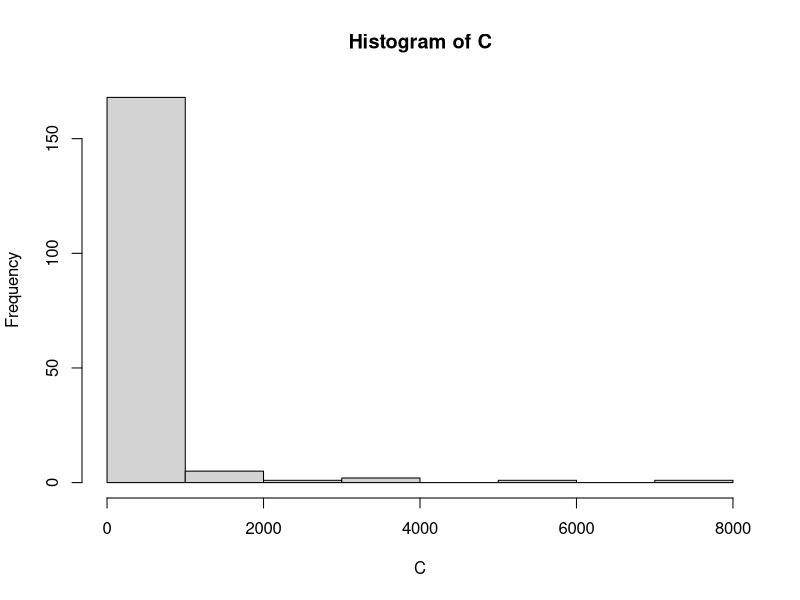
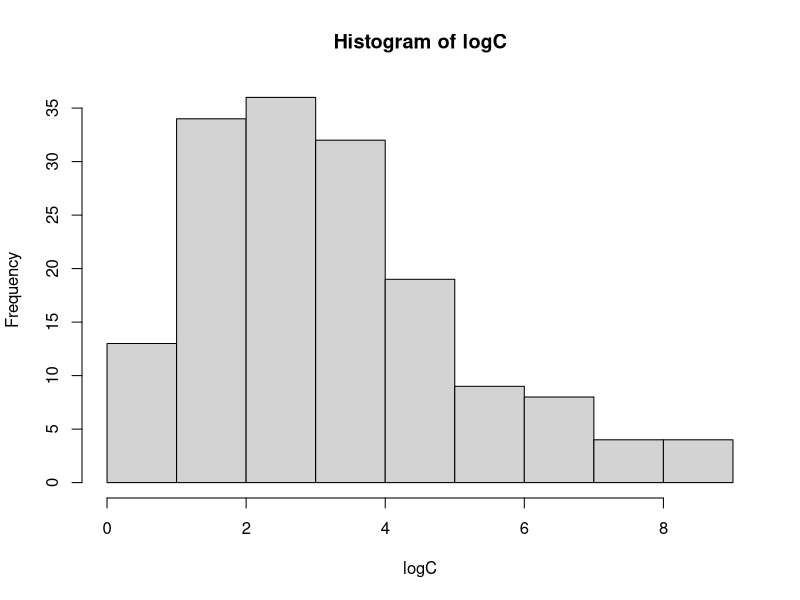
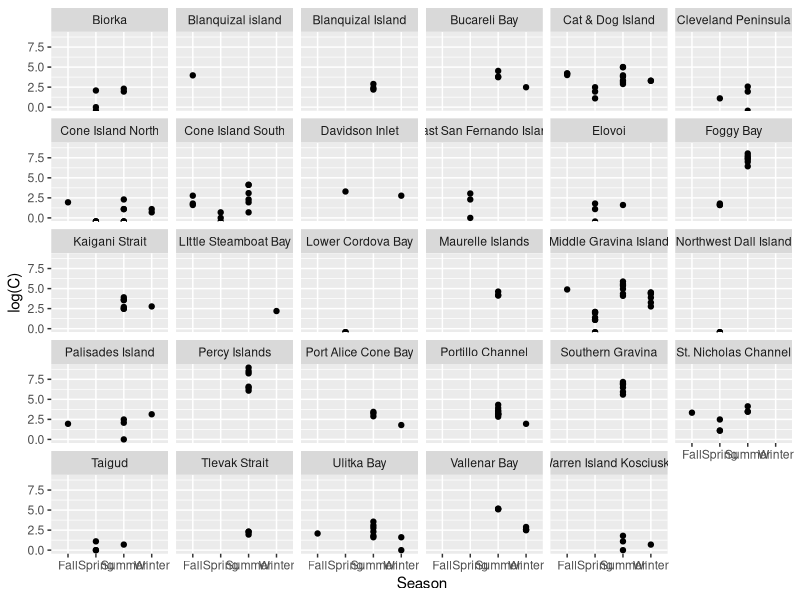

Write R code to recreate these figures, in order.
## ---- chunk 1
knitr::opts_chunk$set(echo = TRUE)
## ---- chunk 2
cyst <- read.csv("Cysts.csv")
summary(cyst)
## ---- chunk 3
C <- cyst$Cysts
A <- cyst$Harvestarea

hist(C)
## ---- chunk 4
logC <- log(C)
hist(logC)
## ---- chunk 5
library(ggplot2)
c2 <- ggplot(cyst, aes(Season,log(C))) + geom_point() + facet_wrap(~Harvestarea)
c2
